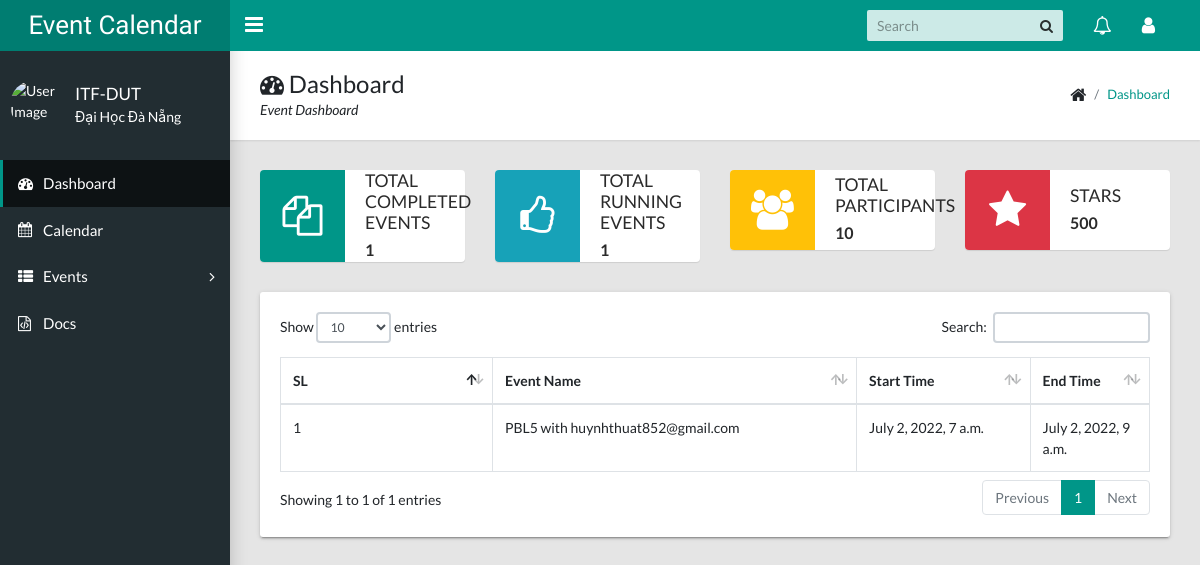
Screenshot of / (signed in) with the database file from the repository.
### calendarapp/models/event.py (models this page shows, shortened)
class Event(EventAbstract):
    user = models.ForeignKey(User, on_delete=models.CASCADE, related_name="events")
    title = models.CharField(max_length=200, unique=True)
    description = models.TextField()
    start_time = models.DateTimeField()
    end_time = models.DateTimeField()
    objects = EventManager()

### eventcalendar/views.py (the view)
# urls.py: path("", DashboardView.as_view(), name="dashboard"),
class DashboardView(LoginRequiredMixin, View):
    login_url = "accounts:signin"
    template_name = "calendarapp/dashboard.html"
    def get(self, request, *args, **kwargs):
        events = Event.objects.get_all_events(user=request.user)
        running_events = Event.objects.get_running_events(user=request.user)
        latest_events = Event.objects.filter(user=request.user).order_by("-id")[:10]
        context = {
            "total_event": events.count(),
            "running_events": running_events,
            "latest_events": latest_events,
        }
        return render(request, self.template_name, context)

### calendarapp/models/event.py (called while the page is built)
    def get_all_events(self, user):
        events = Event.objects.filter(user=user, is_active=True, is_deleted=False).order_by("start_time").reverse()
        for item in events:
            if item.end_time.date() < datetime.now().date():
                item.is_active = False
        return events

    def get_running_events(self, user):
        running_events = Event.objects.filter(
            user=user,
            is_active=True,
            is_deleted=False,
            end_time__gte=datetime.now().date(),
        ).order_by("start_time")
        return running_events

### templates/calendarapp/dashboard.html (shortened to what this page needs)
{% extends 'base/base.html' %}
{% load static %}
{% block breadcrumb %}
    <div>
        <h1><i class="fa fa-dashboard"></i> Dashboard</h1>
        <p>Event Dashboard</p>
    </div>
    <ul class="app-breadcrumb breadcrumb">
        <li class="breadcrumb-item"><i class="fa fa-home fa-lg"></i></li>
        <li class="breadcrumb-item"><a href="#">Dashboard</a></li>
    </ul>
{% endblock breadcrumb %}
{% block content %}
<div class="row">
    <div class="col-md-6 col-lg-3">
        <div class="widget-small primary coloured-icon">
            <i class="icon fa fa-files-o fa-3x"></i>
            <div class="info">
                <h4>Total Completed Events</h4>
                <p><b>{{ total_event }}</b></p>
            </div>
        </div>
    </div>
    <div class="col-md-6 col-lg-3">
        <div class="widget-small info coloured-icon">
            <i class="icon fa fa-thumbs-o-up fa-3x"></i>
            <div class="info">
                <h4>Total Running Events</h4>
                <p><b>{{ running_events.count }}</b></p>
            </div>
        </div>
    </div>
    <div class="col-md-6 col-lg-3">
        <div class="widget-small warning coloured-icon">
            <i class="icon fa fa-users fa-3x"></i>
            <div class="info">
                <h4>Total Participants</h4>
                <p><b>10</b></p>
            </div>
        </div>
    </div>
    <div class="col-md-6 col-lg-3">
        <div class="widget-small danger coloured-icon">
            <i class="icon fa fa-star fa-3x"></i>
            <div class="info">
                <h4>Stars</h4>
                <p><b>500</b></p>
            </div>
        </div>
    </div>
    <div class="col-md-12">
        <div class="tile">
            <div class="tile-body">
                <div class="table-responsive">
                    <div id="sampleTable_wrapper" class="dataTables_wrapper container-fluid dt-bootstrap4 no-footer">
                        <div class="row">
                            <div class="col-sm-12">
                                <table class="table table-hover table-bordered dataTable no-footer" id="sampleTable" role="grid" aria-describedby="sampleTable_info">
                                    <thead>
                                        <tr role="row">
                                            <th class="sorting_asc" tabindex="0" aria-controls="sampleTable" rowspan="1" colspan="1" aria-sort="ascending" aria-label="Name: activate to sort column descending" style="width: 261.641px;">SL</th>
                                            <th class="sorting" tabindex="0" aria-controls="sampleTable" rowspan="1" colspan="1" aria-label="Position: activate to sort column ascending" style="width: 417.312px;">Event Name</th>
                                            <th class="sorting" tabindex="0" aria-controls="sampleTable" rowspan="1" colspan="1" aria-label="Office: activate to sort column ascending" style="width: 189.281px;">Start Time</th>
                                            <th class="sorting" tabindex="0" aria-controls="sampleTable" rowspan="1" colspan="1" aria-label="Age: activate to sort column ascending" style="width: 102.141px;">End Time</th>
                                        </tr>
                                    </thead>
                                    <tbody>
                                        {% for event in latest_events %}
                                            <tr role="row" class="odd">
                                                <td class="sorting_1">{{ forloop.counter }}</td>
                                                <td>{{ event.title }}</td>
                                                <td>{{ event.start_time }}</td>
                                                <td>{{ event.end_time }}</td>
                                            </tr>
                                        {% endfor %}
                                    </tbody>
                                </table>
                            </div>
                        </div>
                    </div>
                </div>
            </div>
        </div>
    </div>
</div>
{% endblock content %}

### rows the page displays
Event: title "PBL5 with huynhthuat852@gmail.com", start_time "July 2, 2022, 7 a.m.", end_time "July 2, 2022, 9 a.m."

### other values shown
{{ total_event }} "1"
{{ running_events.count }} "1"
